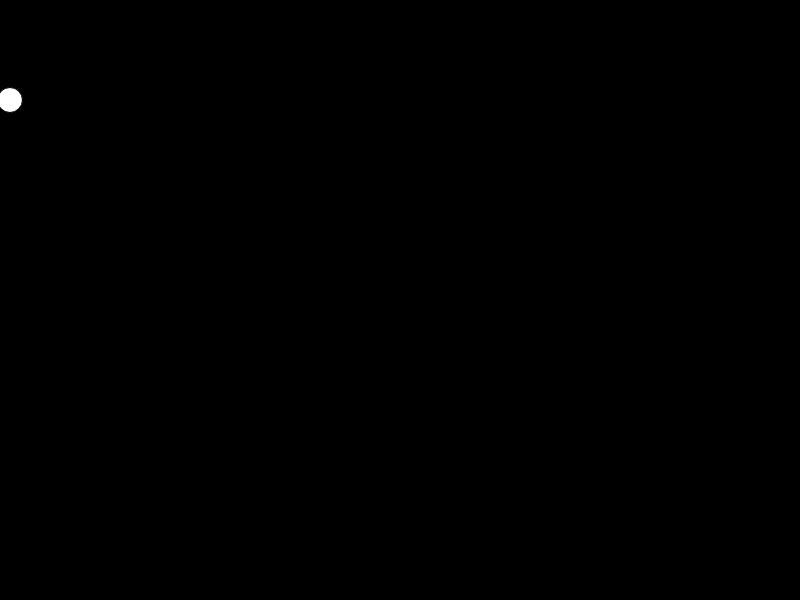
Frame 1 (no input)
Frame 60 (no input): identical to frame 1, image omitted
Frame 120 (the mouse pressed at the canvas centre since frame 60): identical to frame 1, image omitted

The p5.js sketch that drew this single still picture (run headless with seeded random() and noise() and a simulated clock; from frame 60 on, the mouse is pressed at the canvas centre):

// p5.js sketch
// ── sketch.js
function setup() {
    createCanvas(800, 600)
    background(0)

    ellipse( 10, 100, 25, 25)

}

function draw() {

}
